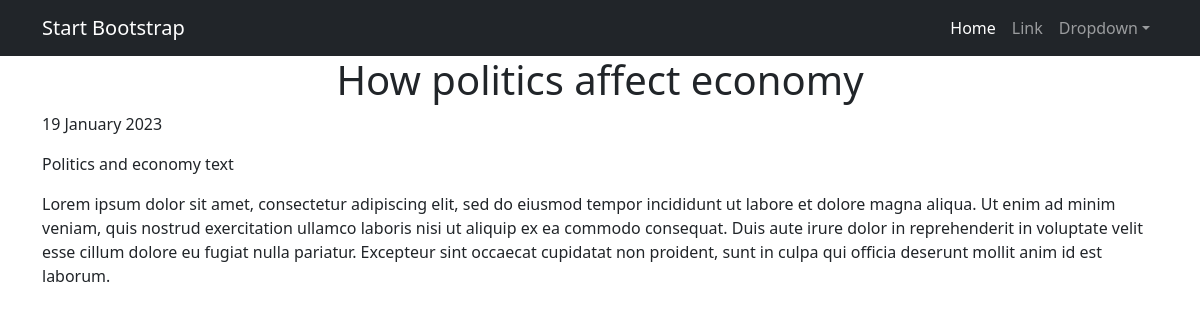
The app's page /post/1/ with its own data.
### news/models.py (models this page shows, shortened)
class Post(LikeMixin, models.Model):
    news = 'NE'
    article = 'AR'
    POST_TYPES = [
        (news, 'Новость'),
        (article, 'Статья'),
    ]
    author = models.ForeignKey(Author, on_delete=models.PROTECT, verbose_name='Автор')
    post_type = models.CharField(max_length=2, choices=POST_TYPES, default=article, verbose_name='Вид поста')
    time_create = models.DateTimeField(auto_now_add=True, verbose_name='Дата создания')
    time_update = models.DateTimeField(auto_now=True, verbose_name='Дата изменения')
    categories = models.ManyToManyField(Category, through=PostCategory)
    title = models.CharField(max_length=72, default='Defaullt title', verbose_name='Заголовок')
    content = models.CharField(max_length=2048, default='Default content', verbose_name='Контент')
    rating = models.IntegerField(default=0)

### news/views.py (the view)
# urls.py: path('post/<int:pk>/', PostDetail.as_view()),
class PostDetail(DetailView):
    model = Post
    template_name = 'post.html'
    context_object_name = 'post'

### news/templates/post.html (shortened to what this page needs)
{% extends 'default.html' %}
{% block content %}
<div class="container">
    <h1 class="text-center">{{ post.title }}</h1>
    <p>{{ post.time_create|date:'j F Y'}}</p>
    <p>{{ post.content|linebreaks}}<p>
</div>
{% endblock content %}

### records on screen
Post: title "How politics affect economy", time_create "19 January 2023", content "Politics and economy text Lorem ipsum dolor sit amet, consectetur adipiscing elit, sed do eiusmod tempor incididunt ut labore et dolore magna aliqua. Ut enim ad minim veniam, quis nostrud exercitation ullamco laboris nisi ut aliquip ex ea commodo consequat. Duis aute irure dolor in reprehenderit in voluptate velit esse cillum dolore eu fugiat nulla pariatur. Excepteur sint occaecat cupidatat non proident, sunt in culpa qui officia deserunt mollit anim id est laborum."
